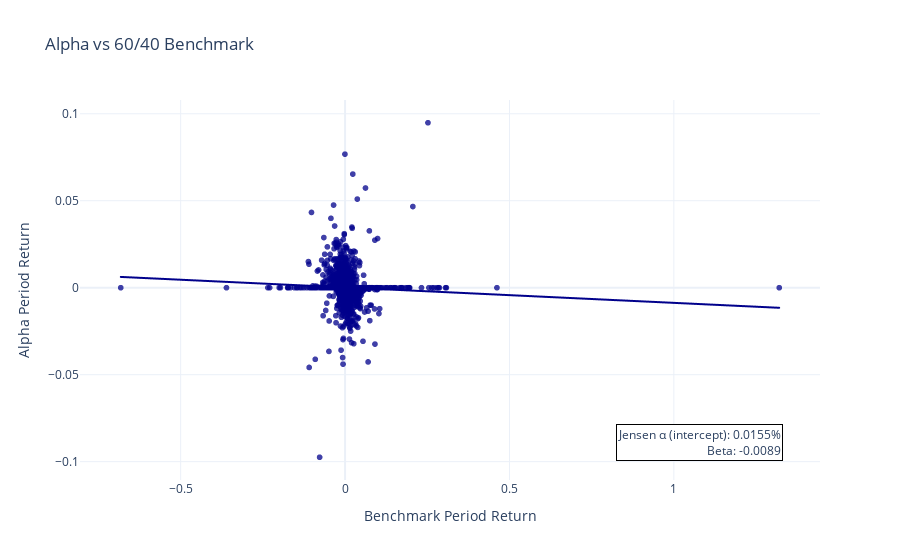

Source (notebook cell):
### Code cell
plot_capm_scatter_alpha(model_alpha_monthly, benchmark_alpha, "Alpha vs 60/40 Benchmark")

### Figure 1 — Plotly figure (JSON) as saved in the notebook; plotly's stock layout.template omitted (floating-point values rounded to 4 significant figures; data arrays with more than 128 entries replaced by an {"elided": "..."} marker saying what was removed)
{"data": [{"hovertemplate": "Benchmark Period Return=%{x}<br>Alpha Period Return=%{y}<extra></extra>", "legendgroup": "", "marker": {"color": "darkblue", "opacity": 0.75, "size": 6, "symbol": "circle"}, "mode": "markers", "name": "", "showlegend": false, "type": "scattergl", "x": {"elided": "3118 float values"}, "xaxis": "x", "y": {"elided": "3118 float values"}, "yaxis": "y"}, {"hovertemplate": "<b>OLS trendline</b><br>y = -0.00886093 * x + 0.000154632<br>R<sup>2</sup>=0.002908<br><br>Benchmark Period Return=%{x}<br>Alpha Period Return=%{y} <b>(trend)</b><extra></extra>", "legendgroup": "", "marker": {"color": "darkblue", "size": 6, "symbol": "circle"}, "mode": "lines", "name": "", "showlegend": false, "type": "scattergl", "x": {"elided": "3118 float values"}, "xaxis": "x", "y": {"elided": "3118 float values"}, "yaxis": "y"}], "layout": {"annotations": [{"align": "right", "bgcolor": "white", "bordercolor": "black", "borderwidth": 1, "showarrow": false, "text": "Jensen α (intercept): 0.0155%<br>Beta: -0.0089", "x": 0.95, "xref": "paper", "y": 0.05, "yref": "paper"}], "legend": {"tracegroupgap": 0}, "title": {"text": "Alpha vs 60/40 Benchmark"}, "xaxis": {"anchor": "y", "domain": [0, 1], "title": {"text": "Benchmark Period Return"}}, "yaxis": {"anchor": "x", "domain": [0, 1], "title": {"text": "Alpha Period Return"}}}}
